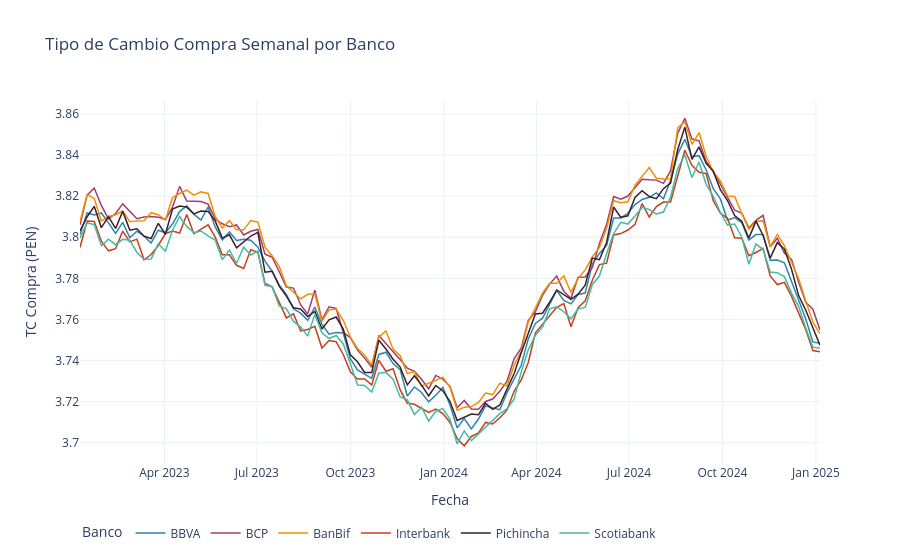

Notebook cell for this chart:
### Markdown cell above
## TC Compra por banco (interactivo)

### Code cell
semanal = df.groupby(['banco', pd.Grouper(key='fecha', freq='W')])['tc_compra'].mean().reset_index()

fig = px.line(semanal, x='fecha', y='tc_compra', color='banco',
              title='Tipo de Cambio Compra Semanal por Banco',
              labels={'tc_compra': 'TC Compra (PEN)', 'fecha': 'Fecha', 'banco': 'Banco'},
              color_discrete_sequence=['#2E86AB', '#A23B72', '#F18F01', '#C73E1D', '#3B1F2B', '#44BBA4'],
              template='plotly_white')
fig.update_layout(hovermode='x unified', legend=dict(orientation='h', y=-0.15))
fig.update_traces(line=dict(width=1.5))
fig.show()
